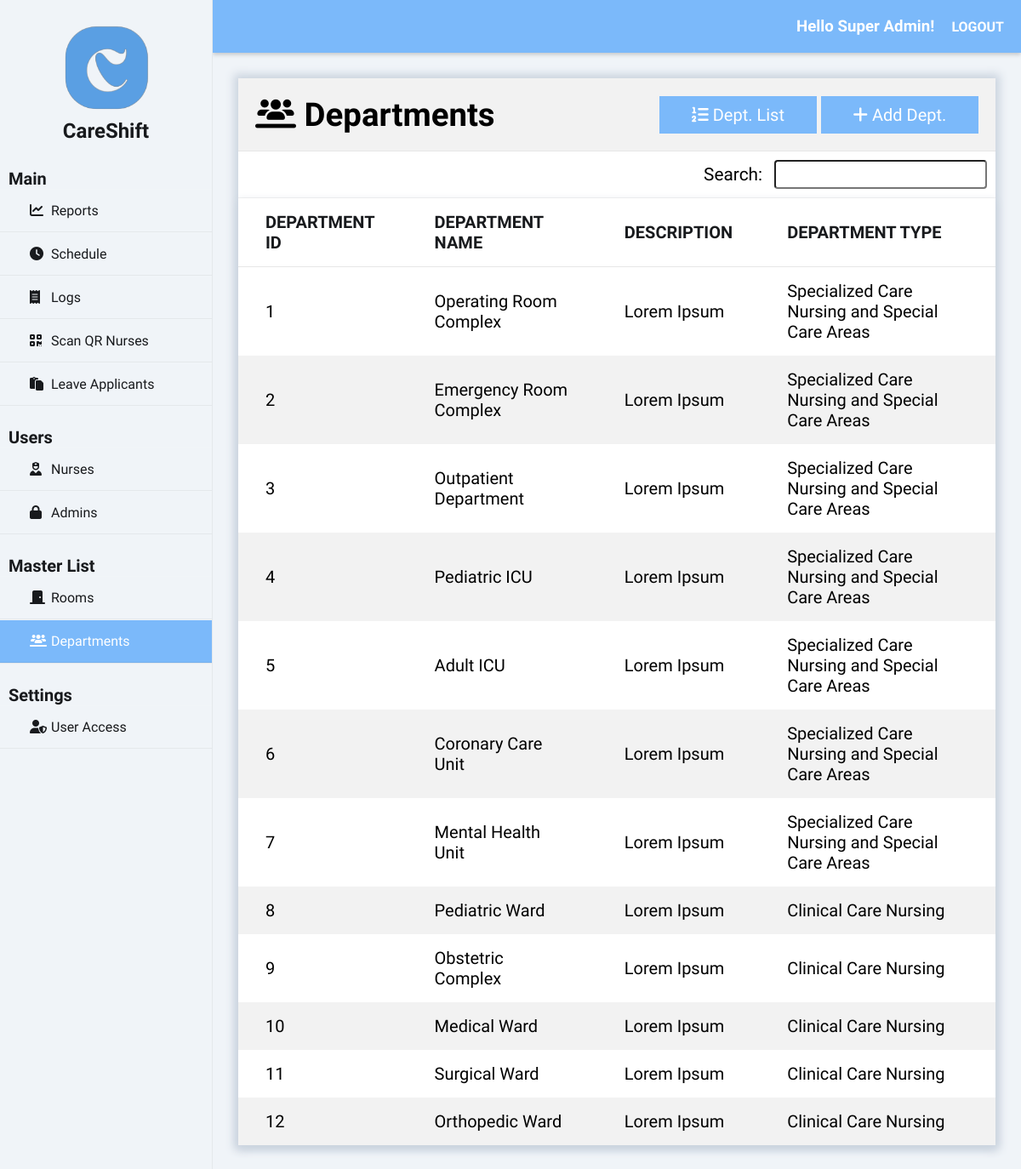
Screenshot of /index.php?page=departments (signed in) with the database file from the repository.
### tables this page shows
CREATE TABLE `department` (
  `department_id` int(50) NOT NULL auto_increment,
  `department_name` varchar(50) NOT NULL,
  `department_desc` varchar(255) NOT NULL,
  `dept_type_id` int(50) NOT NULL,
  PRIMARY KEY  (`department_id`),
  KEY (`dept_type_id`)
);

CREATE TABLE `dept_type` (
  `dept_type_id` int(50) NOT NULL auto_increment,
  `dept_type_name` varchar(50) NOT NULL,
  `dept_type_desc` varchar(255) NOT NULL,
  PRIMARY KEY  (`dept_type_id`)
);

### class/class.admin.php (called while the page is built, shortened)
<?php
class Admin{
	private $DB_SERVER='localhost';
	private $DB_USERNAME='root';
	private $DB_PASSWORD='';
	private $DB_DATABASE='db_careshift';
	private $conn;
	public function __construct(){
		$this->conn = new PDO("mysql:host=".$this->DB_SERVER.";dbname=".$this->DB_DATABASE,$this->DB_USERNAME,$this->DB_PASSWORD);
	}
	function get_id_by_username($username){
		$sql="SELECT adm_id FROM admin WHERE adm_username = :username";
		$q = $this->conn->prepare($sql);
		$q->execute(['username' => $username]);
		$id = $q->fetchColumn();
		return $id;
	}
	function get_fname($id){
		$sql="SELECT adm_fname FROM admin WHERE adm_id = :id";
		$q = $this->conn->prepare($sql);
		$q->execute(['id' => $id]);
		$fname = $q->fetchColumn();
		return $fname;
	}
	function get_lname($id){
		$sql="SELECT adm_lname FROM admin WHERE adm_id = :id";
		$q = $this->conn->prepare($sql);
		$q->execute(['id' => $id]);
		$lname = $q->fetchColumn();
		return $lname;
	}
	function get_access_id($id){
		$sql="SELECT useraccess_id FROM admin WHERE adm_id = :id";
		$q = $this->conn->prepare($sql);
		$q->execute(['id' => $id]);
		$useraccess_id = $q->fetchColumn();
		return $useraccess_id;
	}
}
?>

### class/class.departments.php (called while the page is built, shortened)
<?php
class Departments{
	private $DB_SERVER='localhost';
	private $DB_USERNAME='root';
	private $DB_PASSWORD='';
	private $DB_DATABASE='db_careshift';
	private $conn;
	public function __construct(){
		$this->conn = new PDO("mysql:host=".$this->DB_SERVER.";dbname=".$this->DB_DATABASE,$this->DB_USERNAME,$this->DB_PASSWORD);
	}
	public function list_department(){
		$sql="SELECT * FROM department";
		$q = $this->conn->query($sql) or die("failed!");
		while($r = $q->fetch(PDO::FETCH_ASSOC)){
		$data[]=$r;
		}
		if(empty($data)){
		   return false;
		}else{
			return $data;
		}
	}
	function get_department_dept_type_name($id){
		$sql="SELECT dept_type_name FROM dept_type INNER JOIN department WHERE department.dept_type_id = dept_type.dept_type_id AND department_id = :id";
		$q = $this->conn->prepare($sql);
		$q->execute(['id' => $id]);
		$dept_type_name = $q->fetchColumn();
		return $dept_type_name;
	}
}
?>

### departments-module/records.php (the view)
<div class="heading">
    <h1><i class="fas fa-solid fa-users-line"></i>&nbspDepartments</h1>
    <?php if ($useraccess_id != 2 && $useraccess_id != 3): ?>
    <a href="index.php?page=departments" class="right_button"><i class="fa fa-list-ol" aria-hidden="true"></i>&nbspDept. List</a>
    <a href="index.php?page=departments&subpage=add" class="right_button"><i class="fa fa-plus"></i>&nbspAdd Dept.</a>
    <?php endif; ?>
</div>
<span class="right">
    <div class="search_bar">
        <label for="search">Search:</label>
        <input type="text" id="search" class="search" name="search" onkeyup="filterTable()">
    </div>
</span>
<table id="tablerecords">
    <thead>
        <tr>
            <th>Department ID</th>
            <th>Department Name</th>
            <th>Description</th>
            <th>Department Type</th>
        </tr>
    </thead>
    <tbody>
        <?php
        if ($departments->list_department() != false) {
            foreach ($departments->list_department() as $value) {
                extract($value);
                $row_url = "index.php?page=departments&subpage=profile&id=" . $department_id;
                ?>
                <tr onclick="location.href='<?php echo $row_url; ?>'" style="cursor: pointer;">
                    <td><?php echo $department_id; ?></td>
                    <td><?php echo $department_name; ?></td>
                    <td><?php echo $department_desc; ?></td>
                    <td><?php echo $departments->get_department_dept_type_name($department_id); ?></td>
                </tr>
                <?php
            }
        } else {
            ?>
            <tr>
                <td colspan="5">No Record Found.</td>
            </tr>
        <?php
        }
        ?>
    </tbody>
</table>

### index.php (shortened to what this page needs)
<?php
include_once 'class/class.admin.php';
include_once 'class/class.departments.php';
$page = (isset($_GET['page']) && $_GET['page'] != '') ? $_GET['page'] : 'reports';
$admin = new Admin();
$departments = new Departments();
$admin_id = $admin->get_id_by_username($_SESSION['adm_username']);
$useraccess_id = $admin->get_access_id($admin_id);
?>
<!DOCTYPE html>
<html>
<head>
    <link rel="stylesheet" href="css/styles.css">
    <link rel="stylesheet" href="https://cdnjs.cloudflare.com/ajax/libs/fullcalendar/3.4.0/fullcalendar.css" />
</head>
<body>
    <div class="wrapper">
        <div class="sidebar">
            <img src="img/logo.png" alt="Logo Image" class="logo_image">
            <h2>CareShift</h2>
            <ul>
                <h3>Main</h3>
                <li><a href="index.php?page=reports" class="<?= $page == 'reports' ? 'active' : '' ?>"><i class="fas fa-solid fa-chart-line"></i>Reports</a></li>
                <li><a href="index.php?page=schedule" class="<?= $page == 'schedule' ? 'active' : '' ?>"><i class="fas fa-solid fa-clock"></i>Schedule</a></li>
                <?php if ($useraccess_id != 2 && $useraccess_id != 3): ?>
                <li><a href="index.php?page=logs" class="<?= $page == 'logs' ? 'active' : '' ?>"><i class="fas fa-solid fa-receipt"></i>Logs</a></li>
                <?php endif; ?>
                <li><a href="index.php?page=scan" class="<?= $page == 'scan' ? 'active' : '' ?>"><i class="fas fa-solid fa-qrcode"></i>Scan QR Nurses</a></li>
                <li><a href="index.php?page=leave" class="<?= $page == 'leave' ? 'active' : '' ?>"><i class="fas fa-regular fa-paste"></i>Leave Applicants</a></li>
                <h3>Users</h3>
                <li><a href="index.php?page=nurses" class="<?= $page == 'nurses' ? 'active' : '' ?>"><i class="fas fa-solid fa-user-nurse"></i>Nurses</a></li>
                <?php if ($useraccess_id != 2 && $useraccess_id != 3): ?>
                <li><a href="index.php?page=admins" class="<?= $page == 'admins' ? 'active' : '' ?>"><i class="fas fa-lock" aria-hidden="true"></i></i>Admins</a></li>
                <?php endif; ?>
                <h3>Master List</h3>
                <li><a href="index.php?page=rooms" class="<?= $page == 'rooms' ? 'active' : '' ?>"><i class="fas fa-solid fa-door-closed"></i>Rooms</a></li>
                <li><a href="index.php?page=departments" class="<?= $page == 'departments' ? 'active' : '' ?>"><i class="fas fa-solid fa-users-line"></i>Departments</a></li>
                <?php if ($useraccess_id != 2 && $useraccess_id != 3): ?>
                <h3>Settings</h3>
                <li><a href="index.php?page=useraccess" class="<?= $page == 'useraccess' ? 'active' : '' ?>"><i class="fas fa-solid fa-user-shield"></i>User Access</a></li>
                <?php endif; ?>
            </ul>
        </div>
        <div class="body">
            <div class="header">
                <h3>Hello <?php echo $admin->get_fname($admin_id).' '.$admin->get_lname($admin_id);?>!</h3>
                <a href="logout.php" class="right">Logout</a>
            </div>
            <div class="main_content">
                <?php
                    switch($page){
                    case 'departments':
                        require_once 'departments-module/index.php';
                    break;
                    }
                ?>
            </div>
        </div>
    </div>
</body>
</html>

### css/styles.css (style rules this page uses)
* { margin: 0; padding: 0; box-sizing: border-box; list-style: none; text-decoration: none; font-family: "Afacad Flux", sans-serif; }
body { background: #F0F4F8; }
.wrapper { display: flex; position: relative; }
.wrapper .sidebar { position: fixed; width: 250px; height: 100%; background: #F0F4F8; padding: 30px 0; z-index: 999; border-right: 1px solid rgba(0, 0, 0, 0.05); }
.wrapper .sidebar img { width: 100px; height: 100px; display: block; margin: 0 auto; }
.wrapper .sidebar h2 { color: #181a1d; text-align: center; margin-top: 10px; margin-bottom: 30px; }
.wrapper .sidebar h3 { color: #181a1d; font-size: 20px; margin-top: 25px; margin-left: 10px; }
.wrapper .sidebar ul li { border-bottom: 1px solid rgba(0, 0, 0, 0.05); border-top: 1px solid rgba(255, 255, 255, 0.05); transition: 0.3s; }
.wrapper .sidebar ul li a { color: #181a1d; display: block; padding: 15px 15px 15px 35px; transition: 0.3s; }
.wrapper .sidebar ul li a .fas { width: 25px; transition: 0.1s; }
.wrapper .sidebar ul li a.active { background-color: #7BB9FA; color: #ffffff; border-bottom: 1px solid rgba(0, 0, 0, 0.05); }
.wrapper .sidebar ul li a.active .fas { color: #ffffff; }
.wrapper .body { width: 100%; margin-left: 250px; }
.wrapper .body .header { padding: 20px; background: #7BB9FA; display: flex; justify-content: flex-end; gap: 20px; align-items: center; position: sticky; top: 0; z-index: 100; box-shadow: 0 2px 5px rgba(0, 0, 0, 0.2); }
.wrapper .body .header a { text-decoration: none; color: white; text-transform: uppercase; font-weight: 800; }
.wrapper .body .header h3 { margin: 0; color: white; }
.wrapper .body .main_content { padding: 0px 30px 0px 30px; }
.wrapper .body .main_content h1 { font-size: 2.4rem; width: 80%; }
.wrapper .body .main_content .content_wrapper .heading { display: flex; justify-content: space-between; align-items: center; background-color: #f2f2f2; padding: 20px; border-bottom: 1px solid rgba(0, 0, 0, 0.05); }
.heading .right_button { padding: 10px 20px; width: 250px; background-color: #7BB9FA; color: white; border: none; cursor: pointer; font-size: 20px; margin-left: 5px; display: flex; justify-content: center; align-items: center; text-align: center; }
.right { float: right; }
.right .search_bar { margin: 10px; }
.right .search_bar label { font-size: 1.3rem; margin-bottom: 10px; font-weight: normal; }
.search_bar input[type="text"] { padding: 3px; width: 250px; font-size: 1.3rem; border-radius: 4px; margin-left: 10px; }
#tablerecords { padding: 10px; box-shadow: 0 5px 10px #CBD4DF; width: 100%; background-color: white; text-align: left; overflow: hidden; border-collapse: collapse; }
#tablerecords thead { color: #181a1d; box-shadow: 0 5px 10px #CBD4DF; border-top: 1px solid rgba(0, 0, 0, 0.05); border-bottom: 1px solid rgba(0, 0, 0, 0.05); }
#tablerecords thead tr th { padding: 1rem 2rem; text-transform: uppercase; font-size: 20px; font-weight: 900; }
#tablerecords th, #tablerecords td { padding: 10px 0px; }
#tablerecords tbody { font-size: 20px; }
#tablerecords tbody tr:nth-child(odd) { background-color: #ffffff; }
#tablerecords tbody tr:nth-child(even) { background-color: #f2f2f2; }
#tablerecords tbody tr td { padding: 1rem 2rem; }
label { margin-bottom: 5px; font-weight: bold; font-size: 25px; }

### rows the page displays
department: department_id "1", department_name "Operating Room Complex", department_desc "Lorem Ipsum", department_id.dept_type_name "Specialized Care Nursing and Special Care Areas"
department: department_id "2", department_name "Emergency Room Complex", department_desc "Lorem Ipsum", department_id.dept_type_name "Specialized Care Nursing and Special Care Areas"
department: department_id "3", department_name "Outpatient Department", department_desc "Lorem Ipsum", department_id.dept_type_name "Specialized Care Nursing and Special Care Areas"
department: department_id "4", department_name "Pediatric ICU", department_desc "Lorem Ipsum", department_id.dept_type_name "Specialized Care Nursing and Special Care Areas"
department: department_id "5", department_name "Adult ICU", department_desc "Lorem Ipsum", department_id.dept_type_name "Specialized Care Nursing and Special Care Areas"
department: department_id "6", department_name "Coronary Care Unit", department_desc "Lorem Ipsum", department_id.dept_type_name "Specialized Care Nursing and Special Care Areas"
department: department_id "7", department_name "Mental Health Unit", department_desc "Lorem Ipsum", department_id.dept_type_name "Specialized Care Nursing and Special Care Areas"
department: department_id "8", department_name "Pediatric Ward", department_desc "Lorem Ipsum", department_id.dept_type_name "Clinical Care Nursing"
department: department_id "9", department_name "Obstetric Complex", department_desc "Lorem Ipsum", department_id.dept_type_name "Clinical Care Nursing"
department: department_id "10", department_name "Medical Ward", department_desc "Lorem Ipsum", department_id.dept_type_name "Clinical Care Nursing"
department: department_id "11", department_name "Surgical Ward", department_desc "Lorem Ipsum", department_id.dept_type_name "Clinical Care Nursing"
department: department_id "12", department_name "Orthopedic Ward", department_desc "Lorem Ipsum", department_id.dept_type_name "Clinical Care Nursing"

### other values shown
$admin->get_fname($admin_id) "Super"
$admin->get_lname($admin_id) "Admin"
